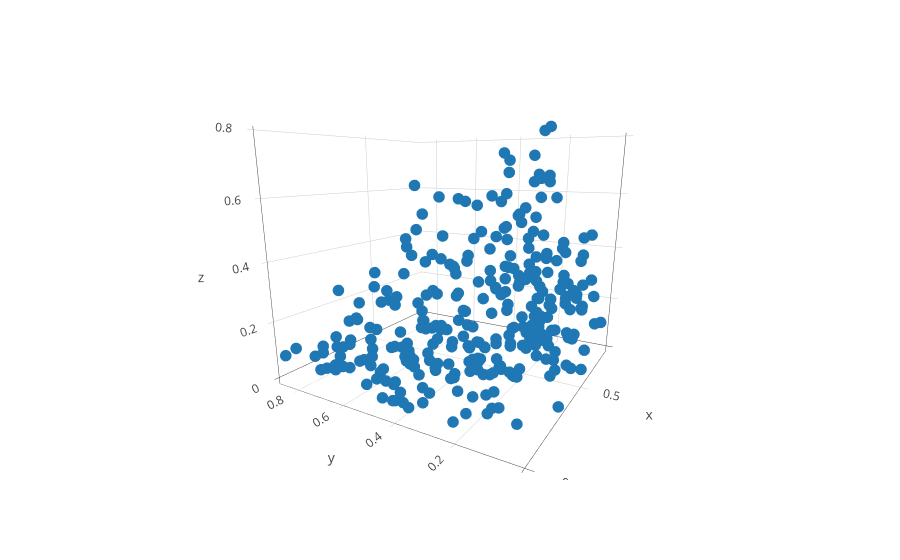

The code cell stored with this chart in its notebook:
### Code cell
fig = go.Figure( 
    data = [ go.Scatter3d( {
        'xyz'[i]: Adata_projected['Y{}'.format(i+1)] for i in range(3)
    },
        mode = 'markers',
        marker = go.scatter3d.Marker(
            size = 4,
            
        )
    ) ],
    layout = go.Layout(
#         autosize = False,
        height = 800,
#         width = 500
    )
)

ply.offline.iplot(fig, validate=False)

### Figure 1 — Plotly figure (JSON) as saved in the notebook; plotly's stock layout.template omitted (floating-point values rounded to 4 significant figures; data arrays with more than 128 entries replaced by an {"elided": "..."} marker saying what was removed)
{"data": [{"marker": {"size": 4}, "mode": "markers", "type": "scatter3d", "uid": "ae9e2409-9d2d-4f24-b246-aad58ac164f0", "x": {"elided": "305 float values"}, "y": {"elided": "305 float values"}, "z": {"elided": "305 float values"}}], "layout": {"autosize": true, "dragmode": "zoom", "scene": {"aspectmode": "auto", "aspectratio": {"x": 1.008, "y": 1.045, "z": 0.9498}, "camera": {"center": {"x": 0.08107, "y": 0.08528, "z": -0.1664}, "eye": {"x": -1.545, "y": -0.883, "z": 0.3431}, "up": {"x": 0, "y": 0, "z": 1}}, "dragmode": "turntable"}}}
